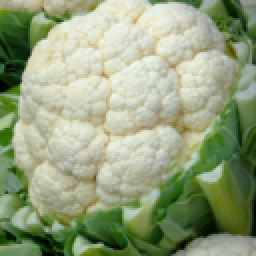
#> input picture imgs/raw/cauliflower_128x128_colored.png, 128 x 128 px (shown 2 times larger); its folder holds only this picture in this run
$ jupyter execute --allow-errors testing_hv.ipynb
#> lines starting #> are read from the running program, lines starting #| are printed output that depends on the picture
### src/utils.py
from typing import Literal

import numpy as np
from numba import njit
from PIL import Image

ChromaSubsampling = Literal["4:4:4", "4:2:0"]

def load_grayscale(src_path: str) -> np.ndarray:
    with Image.open(src_path) as im:
        return np.array(im.convert("L"))

# [13 lines left out: function average_subsample, not called in this run]

@njit
def average_subsample_jit(arr: np.ndarray) -> np.ndarray:
    res = np.empty((arr.shape[0] // 2, arr.shape[1] // 2), dtype=np.float32)
    for i in range(0, arr.shape[0], 2):
        for j in range(0, arr.shape[1], 2):
            s = np.float32(arr[i, j]) + np.float32(arr[i, j + 1]) + np.float32(arr[i + 1, j]) + np.float32(arr[i + 1, j + 1])
            res[i // 2, j // 2] = s / 4.
    return res

# [62 lines left out: functions rgb_to_ycbcr, ycbcr_to_rgb, not called in this run]

# [7 lines that do not run on import are left out]

### src/hvv2/encoder.py
import numpy as np
from numba import njit

from hvv2.common import Domain, HVImage, HVNode, SplitInfo
from quadtree.common import MAX_GRAY, EncodingInfo
from quadtree.encoder import ZERO_TOLERANCE
from utils import average_subsample_jit


class HVEncoder:
    def __init__(self, min_range_height: int, min_range_width: int,
                max_range_height: int, max_range_width: int,
                scale_bits: int, offset_bits: int, err_threshold: float,
                max_scale: float=1.0) -> None:
        self.min_range_height = min_range_height
        self.min_range_width = min_range_width
        self.max_range_height = max_range_height
        self.max_range_width = max_range_width
        self.err_threshold = err_threshold
        self.scale_bits = scale_bits
        self.offset_bits = offset_bits
        self.max_scale = max_scale

    def encode(self, img: np.ndarray) -> HVImage:
        root = self._partition(img.astype(np.int32), 0, 0, img.shape[1], img.shape[0])
        info = EncodingInfo(
            scale_bits=self.scale_bits,
            offset_bits=self.offset_bits,
            max_scale=self.max_scale,
            img_width=img.shape[1],
            img_height=img.shape[0]
        )
        return HVImage(info=info, root=root)

    def _partition(self, img: np.ndarray, i: int, j: int, width: int, height: int) -> HVNode:
        if width <= self.min_range_width and height <= self.min_range_height:
            dom, _ = self._find_optimal_domain(img, i, j, width, height)
            return HVNode.Leaf(dom)

        if width <= self.max_range_width and height <= self.max_range_height:
            dom, err = self._find_optimal_domain(img, i, j, width, height)
            if err < self.err_threshold:
                return HVNode.Leaf(dom)

        best_vertical_split, best_vertical_split_diff = None, None
        best_horizontal_split, best_horizontal_split_diff = None, None

        if width > self.min_range_width:
            col_sum_deltas = self._compute_biased_sum_deltas(img, i, j, width, height, 0)
            best_vertical_split = np.argmax(col_sum_deltas)
            best_vertical_split_diff = col_sum_deltas[best_vertical_split]
        if height > self.min_range_height:
            row_sum_deltas = self._compute_biased_sum_deltas(img, i, j, width, height, 1)
            best_horizontal_split = np.argmax(row_sum_deltas)
            best_horizontal_split_diff = row_sum_deltas[best_horizontal_split]

        vertical_split = False
        if best_vertical_split is None:
            vertical_split = False
        elif best_horizontal_split is None:
            vertical_split = True
        else:
            vertical_split = np.abs(best_vertical_split_diff) > np.abs(best_horizontal_split_diff)

        child1, child2, split_idx = None, None, None
        if vertical_split:
            child1 = self._partition(img, i, j, best_vertical_split + 1, height)
            child2 = self._partition(img, i, j + best_vertical_split + 1, width - best_vertical_split - 1, height)
            split_idx = best_vertical_split
        else:
            child1 = self._partition(img, i, j, width, best_horizontal_split + 1)
            child2 = self._partition(img, i + best_horizontal_split + 1, j, width, height - best_horizontal_split - 1)
            split_idx = best_horizontal_split

        return HVNode.ParentOf(child1, child2, SplitInfo(vertical_split, split_idx))

    def _compute_biased_sum_deltas(self, img: np.ndarray, i: int, j: int, width: int, height: int, axis: int) -> np.ndarray:
        sums = np.sum(img[i: i+height, j: j+width], axis=axis)
        sum_deltas = sums[:-1] - sums[1:]
        biases = np.arange(sums.shape[0] - 1, dtype=np.float64)
        biases = np.minimum(biases, sums.shape[0] - 1 - biases) / (sums.shape[0] - 1)
        return sum_deltas * biases

    def _find_optimal_domain(self, img: np.ndarray, i: int, j: int, width: int, height: int) -> tuple[Domain, float]:
        domain, err = _run_domain_search(img, i, j, width, height, self.scale_bits, self.offset_bits, self.max_scale)
        return Domain(
            start_i=domain[0],
            start_j=domain[1],
            orientation=domain[2],
            rotation=domain[3],
            scale=domain[4],
            offset=domain[5],
            quantized_scale=domain[6],
            quantized_offset=domain[7],
        ), err

@njit
def _run_domain_search(img: np.ndarray, i: int, j: int, width: int, height: int,
        scale_bits: int, offset_bits: int, max_scale: float) -> tuple[
            tuple[int, int, int, int, np.float32, np.float32, np.float32, int, int], np.float32
        ]:
    img_range = img[i: i+height, j: j+width].astype(np.float32)
    range_sum = np.sum(img_range)
    squared_range_sum = np.sum(img_range * img_range)
    best_error = np.inf
    best_domain = (0, 0, 0, 0, 0., 0., 0, 0)

    for domain_i in range(0, img.shape[0] - 2 * height, height):
        for domain_j in range(0, img.shape[1] - 2 * width, width):
            candidate_domain = img[domain_i: domain_i+2*height, domain_j: domain_j+2*width] #.astype(np.float32)
            for orientation, oriented_domain in enumerate((candidate_domain, np.rot90(candidate_domain.T, 1))):
                for rotation in [0, 2]:
                    img_domain = np.rot90(oriented_domain, rotation).astype(np.float32)
                    domain_subsampled = average_subsample_jit(img_domain)
                    domain_sum = np.sum(domain_subsampled)
                    squared_domain_sum = np.sum(domain_subsampled * domain_subsampled)
                    error, scale_factor, offset_factor, quantized_scale_factor, quantized_offset_factor =  _find_optimal_mean_square_error(
                        domain_subsampled, img_range, max_scale, scale_bits, offset_bits, range_sum, domain_sum,
                        squared_range_sum, squared_domain_sum, width, height)

                    if error < best_error:
                        best_error = error
                        best_domain = (domain_i, domain_j, orientation, rotation,
                                    scale_factor, offset_factor, quantized_scale_factor, quantized_offset_factor)

    return best_domain, best_error

@njit
def _find_optimal_mean_square_error(domain: np.ndarray, range_: np.ndarray, max_scale: np.float32,
        scale_bits: int, offset_bits: int, range_sum: np.float32, domain_sum: np.float32,
        squared_range_sum: np.float32, squared_domain_sum: np.float32, range_width: int, range_height: int
        ) -> tuple[np.float32, np.float32, np.float32, int, int]:
    n = range_width * range_height
    ab_sum = np.sum(domain * range_)

    denominator = (n * squared_domain_sum - domain_sum * domain_sum)
    if np.abs(denominator) < ZERO_TOLERANCE:
        s = 0.
        o = 1. / n * range_sum
    else:
        s = (n * ab_sum - range_sum * domain_sum) / denominator
        o = 1. / n * (range_sum - s * domain_sum)

    if s < -max_scale or s > max_scale:
        s = -max_scale
        o_left = 1. / n * (range_sum - s * domain_sum)
        R_left, qs_left, qo_left = _calc_mean_square_error(n, squared_range_sum, s, squared_domain_sum, ab_sum,
                                     o_left, domain_sum, range_sum, max_scale, scale_bits, offset_bits)
        s = max_scale
        o = 1. / n * (range_sum - s * domain_sum)
        R_right, qs_right, qo_right = _calc_mean_square_error(n, squared_range_sum, s, squared_domain_sum, ab_sum,
                                     o, domain_sum, range_sum, max_scale, scale_bits, offset_bits)
        if R_right < R_left:
            return R_right, s, o, qs_right, qo_right
        return R_left, -max_scale, o_left, qs_left, qo_left
    else:
        R, qs, qo = _calc_mean_square_error(n, squared_range_sum, s, squared_domain_sum, ab_sum,
                             o, domain_sum, range_sum, max_scale, scale_bits, offset_bits)
        return R, s, o, qs, qo

# [28 lines left out: function _calc_mean_square_error, not called in this run]

### src/testing_hv.ipynb
[cell 1]
from hvv2.common import HVNode
from hvv2.encoder import HVEncoder
from hvv2.decoder import HVDecoder
from hvv2.serialization import HVDeserializer, HVSerializer
import utils
from decoder import Decoder as BruteForceDecoder
from jit_bfencoder import JitedBruteForceEncoder

import os
import io
import numpy as np
import pandas as pd
import itertools as it
from matplotlib import pyplot as plt
from PIL import Image
from dataclasses import dataclass
from time import time
from typing import Callable, Any
from tqdm import tqdm
import plotly.express as px
from quadtree.decoder import AUTO

[cell 2]
def load_img(path: str) -> np.ndarray:
    return utils.load_grayscale(path)

def kalafior(size: int) -> np.ndarray:
    return load_img(f'../imgs/raw/cauliflower_{size}x{size}.png')

def rectangular_kalafior(width: int, height: int) -> np.ndarray:
    return load_img(f'../imgs/raw/cauliflower_{width}x{height}_colored.png')

def lena(size: int):
    return load_img(f'../imgs/raw/lena_{size}x{size}_grayscale.bmp')

def rectangular_lena(width: int, height: int) -> np.ndarray:
    return load_img(f'../imgs/raw/lena_{width}x{height}_colored.bmp')

# [9 lines left out: functions save_grayscale, show_img, not called in this run]

def load_rgb_img(path: str) -> np.ndarray:
    with Image.open(path) as im:
        return np.array(im.convert("RGB"))

def colored_kalafior(size: int):
    return load_rgb_img(f'./../imgs/raw/cauliflower_{size}x{size}_colored.png')

def colored_lena(size: int):
    return load_rgb_img(f'./../imgs/raw/lena_{size}x{size}_colored.bmp')

# [6 lines left out: function show_img_colored, not called in this run]

[cell 3]
@dataclass
class CodecInfo:
    encoding: Any
    decoded_img: np.ndarray
    encoding_time: float
    decoding_time: float
    decoding_iterations: int

# [14 lines left out: function encode_decode_jpeg, not called in this run]

[cell 4]
# [15 lines left out: function encode_decode_bruteforce, not called in this run]

[cell 5]
def encode_decode_hv(img: np.ndarray, encoder: HVEncoder=None, decoding_iterations=AUTO) -> CodecInfo:
    if encoder is None:
        encoder = HVEncoder(4, 4, 32, 32, 7, 5, 4., 1.)
    start = time()
    encoded_img = encoder.encode(img)
    encoding_time = time() - start
    print(f"Encoding finished in {encoding_time}")

    start = time()
    decoded_img = HVDecoder(decoding_iterations, stop_on_relative_error=5e-4, log_stop=True).decode(encoded_img)
    decoding_time = time() - start
    print(f"Decoding finished in {decoding_time}")

    return CodecInfo(encoded_img, decoded_img, encoding_time, decoding_time, decoding_iterations)

[cell 6]
@dataclass
class Metrics:
    squared_error: float
    mse: float
    psnr: float
    encoding_time: str
    decoding_time: str

# [25 lines left out: functions compute_metrics, compare_encoding, not called in this run]

[cell 7]
# img = kalafior(128)
# bruteforce_encoding = encode_decode_bruteforce(img, show_error_stats=True)
# compare_encoding(img, bruteforce_encoding)

[cell 8]
# example 1

def small_img(size: int = 128) -> np.ndarray:
    # path = "imgs\\raw\\cauliflower_64x64_colored.png"
    return load_img(f'../imgs/raw/cauliflower_{size}x{size}_colored.png')
#> in load_grayscale, im is the input picture: PIL image 128x128 RGBA; mean R, G, B, A 147.1, 160, 125.1, 255
#> in load_grayscale, `return np.array(im.convert("L"))`:
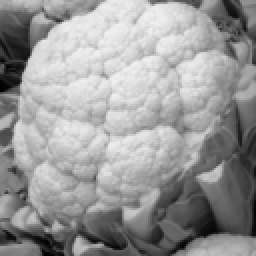
#> returned value: shape (128, 128) (shown 2 times larger); min 0, max 242, mean 152.2
    # return load_img(path)


img = small_img()
#> (the rest of this cell did not finish here and is left out)

#> in _compute_biased_sum_deltas, `sums = np.sum(img[i: i+height, j: j+width], axis=axis)`: sums = 128 values, max 24197 at index 63, min 10117 at index 127, mean 19478.3
#> in _compute_biased_sum_deltas, `sum_deltas = sums[:-1] - sums[1:]`: sum_deltas = 127 values, max 1402 at index 125, min -1451 at index 14, mean 24.54
#> in _partition, `col_sum_deltas = self._compute_biased_sum_deltas(img, i, j, width, hei..`: col_sum_deltas = 127 values, max 258.8 at index 75, min -282 at index 60, mean 10.61
#> in _partition, `best_vertical_split = np.argmax(col_sum_deltas)`: best_vertical_split = 75
#> in _partition, `best_vertical_split_diff = col_sum_deltas[best_vertical_split]`: best_vertical_split_diff = 258.8
#> in _partition, `row_sum_deltas = self._compute_biased_sum_deltas(img, i, j, width, hei..`: row_sum_deltas = 127 values, max 316.9 at index 52, min -175.4 at index 55, mean 22.89
#> in _partition, `best_horizontal_split = np.argmax(row_sum_deltas)`: best_horizontal_split = 52
#> in _partition, `best_horizontal_split_diff = row_sum_deltas[best_horizontal_split]`: best_horizontal_split_diff = 316.9
#> in _partition, `vertical_split = np.abs(best_vertical_split_diff) > np.abs(best_horizo..`: vertical_split = False
compare_encoding(img, hv_info)

#> (a cell that did not finish here is left out)
